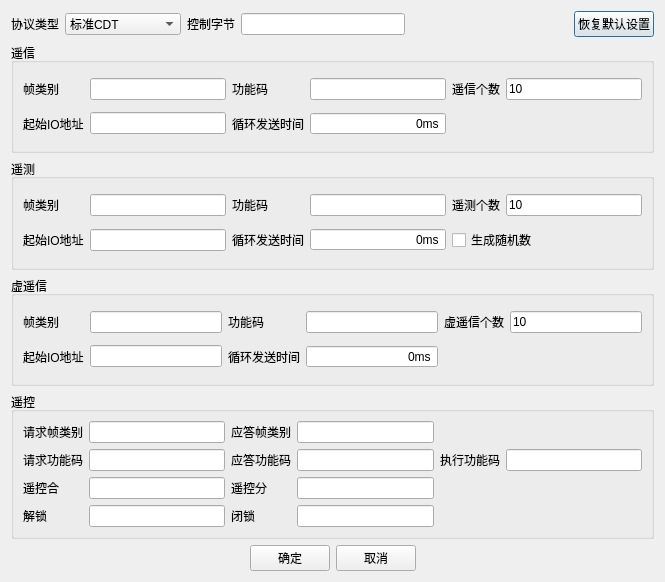
<?xml version="1.0" encoding="UTF-8"?>
<ui version="4.0">
 <class>CDTSettingDlg</class>
 <widget class="QDialog" name="CDTSettingDlg">
  <property name="geometry">
   <rect>
    <x>0</x>
    <y>0</y>
    <width>665</width>
    <height>582</height>
   </rect>
  </property>
  <property name="windowTitle">
   <string>设置对话框</string>
  </property>
  <layout class="QVBoxLayout" name="verticalLayout" stretch="0,1,1,1,1,0">
   <item>
    <layout class="QHBoxLayout" name="horizontalLayout">
     <item>
      <widget class="QLabel" name="txtProtocolType">
       <property name="text">
        <string>协议类型</string>
       </property>
      </widget>
     </item>
     <item>
      <widget class="QComboBox" name="cbbProtocol">
       <item>
        <property name="text">
         <string>标准CDT</string>
        </property>
       </item>
       <item>
        <property name="text">
         <string>共创交互式CDT</string>
        </property>
       </item>
       <item>
        <property name="text">
         <string>共创循环式CDT</string>
        </property>
       </item>
       <item>
        <property name="text">
         <string>优特CDT</string>
        </property>
       </item>
       <item>
        <property name="text">
         <string>南瑞CDT</string>
        </property>
       </item>
      </widget>
     </item>
     <item>
      <widget class="QLabel" name="label">
       <property name="text">
        <string>控制字节</string>
       </property>
      </widget>
     </item>
     <item>
      <widget class="QLineEdit" name="edControlType"/>
     </item>
     <item>
      <spacer name="horizontalSpacer_3">
       <property name="orientation">
        <enum>Qt::Horizontal</enum>
       </property>
       <property name="sizeHint" stdset="0">
        <size>
         <width>40</width>
         <height>20</height>
        </size>
       </property>
      </spacer>
     </item>
     <item>
      <widget class="QPushButton" name="btnReset">
       <property name="text">
        <string>恢复默认设置</string>
       </property>
      </widget>
     </item>
    </layout>
   </item>
   <item>
    <widget class="QGroupBox" name="groupBox">
     <property name="title">
      <string>遥信</string>
     </property>
     <layout class="QGridLayout" name="gridLayout">
      <item row="0" column="0">
       <widget class="QLabel" name="label_2">
        <property name="text">
         <string>帧类别</string>
        </property>
       </widget>
      </item>
      <item row="0" column="1">
       <widget class="QLineEdit" name="edYxType"/>
      </item>
      <item row="0" column="2">
       <widget class="QLabel" name="label_3">
        <property name="text">
         <string>功能码</string>
        </property>
       </widget>
      </item>
      <item row="0" column="3">
       <widget class="QLineEdit" name="edYxFuncode"/>
      </item>
      <item row="0" column="4">
       <widget class="QLabel" name="label_4">
        <property name="text">
         <string>遥信个数</string>
        </property>
       </widget>
      </item>
      <item row="0" column="5">
       <widget class="QLineEdit" name="edYxNum">
        <property name="text">
         <string>10</string>
        </property>
       </widget>
      </item>
      <item row="1" column="0">
       <widget class="QLabel" name="label_5">
        <property name="text">
         <string>起始IO地址</string>
        </property>
       </widget>
      </item>
      <item row="1" column="1">
       <widget class="QLineEdit" name="edYxStartIo"/>
      </item>
      <item row="1" column="2">
       <widget class="QLabel" name="label_19">
        <property name="text">
         <string>循环发送时间</string>
        </property>
       </widget>
      </item>
      <item row="1" column="3">
       <widget class="QSpinBox" name="edYxTime">
        <property name="alignment">
         <set>Qt::AlignRight|Qt::AlignTrailing|Qt::AlignVCenter</set>
        </property>
        <property name="buttonSymbols">
         <enum>QAbstractSpinBox::NoButtons</enum>
        </property>
        <property name="suffix">
         <string>ms</string>
        </property>
        <property name="maximum">
         <number>999999999</number>
        </property>
       </widget>
      </item>
     </layout>
    </widget>
   </item>
   <item>
    <widget class="QGroupBox" name="groupBox_2">
     <property name="title">
      <string>遥测</string>
     </property>
     <layout class="QGridLayout" name="gridLayout_2">
      <item row="0" column="0">
       <widget class="QLabel" name="label_6">
        <property name="text">
         <string>帧类别</string>
        </property>
       </widget>
      </item>
      <item row="0" column="1">
       <widget class="QLineEdit" name="edYcType"/>
      </item>
      <item row="0" column="2">
       <widget class="QLabel" name="label_8">
        <property name="text">
         <string>功能码</string>
        </property>
       </widget>
      </item>
      <item row="0" column="3">
       <widget class="QLineEdit" name="edYcFuncode"/>
      </item>
      <item row="0" column="4">
       <widget class="QLabel" name="label_9">
        <property name="text">
         <string>遥测个数</string>
        </property>
       </widget>
      </item>
      <item row="0" column="5">
       <widget class="QLineEdit" name="edYcNum">
        <property name="text">
         <string>10</string>
        </property>
       </widget>
      </item>
      <item row="1" column="0">
       <widget class="QLabel" name="label_7">
        <property name="text">
         <string>起始IO地址</string>
        </property>
       </widget>
      </item>
      <item row="1" column="1">
       <widget class="QLineEdit" name="edYcStartIo"/>
      </item>
      <item row="1" column="2">
       <widget class="QLabel" name="label_20">
        <property name="text">
         <string>循环发送时间</string>
        </property>
       </widget>
      </item>
      <item row="1" column="3">
       <widget class="QSpinBox" name="edYcTime">
        <property name="alignment">
         <set>Qt::AlignRight|Qt::AlignTrailing|Qt::AlignVCenter</set>
        </property>
        <property name="buttonSymbols">
         <enum>QAbstractSpinBox::NoButtons</enum>
        </property>
        <property name="suffix">
         <string>ms</string>
        </property>
        <property name="maximum">
         <number>999999999</number>
        </property>
       </widget>
      </item>
      <item row="1" column="4" colspan="2">
       <widget class="QCheckBox" name="cbRandom">
        <property name="text">
         <string>生成随机数</string>
        </property>
       </widget>
      </item>
     </layout>
    </widget>
   </item>
   <item>
    <widget class="QGroupBox" name="groupBox_4">
     <property name="title">
      <string>虚遥信</string>
     </property>
     <layout class="QGridLayout" name="gridLayout_4">
      <item row="0" column="0">
       <widget class="QLabel" name="label_15">
        <property name="text">
         <string>帧类别</string>
        </property>
       </widget>
      </item>
      <item row="0" column="1">
       <widget class="QLineEdit" name="edVYxType"/>
      </item>
      <item row="0" column="2">
       <widget class="QLabel" name="label_16">
        <property name="text">
         <string>功能码</string>
        </property>
       </widget>
      </item>
      <item row="0" column="3">
       <widget class="QLineEdit" name="edVYxFuncode"/>
      </item>
      <item row="0" column="4">
       <widget class="QLabel" name="label_17">
        <property name="text">
         <string>虚遥信个数</string>
        </property>
       </widget>
      </item>
      <item row="0" column="5">
       <widget class="QLineEdit" name="edVYxNum">
        <property name="text">
         <string>10</string>
        </property>
       </widget>
      </item>
      <item row="1" column="0">
       <widget class="QLabel" name="label_18">
        <property name="text">
         <string>起始IO地址</string>
        </property>
       </widget>
      </item>
      <item row="1" column="1">
       <widget class="QLineEdit" name="edVYxStartIo"/>
      </item>
      <item row="1" column="2">
       <widget class="QLabel" name="label_21">
        <property name="text">
         <string>循环发送时间</string>
        </property>
       </widget>
      </item>
      <item row="1" column="3">
       <widget class="QSpinBox" name="edVYxTime">
        <property name="alignment">
         <set>Qt::AlignRight|Qt::AlignTrailing|Qt::AlignVCenter</set>
        </property>
        <property name="buttonSymbols">
         <enum>QAbstractSpinBox::NoButtons</enum>
        </property>
        <property name="suffix">
         <string>ms</string>
        </property>
        <property name="maximum">
         <number>999999999</number>
        </property>
       </widget>
      </item>
     </layout>
    </widget>
   </item>
   <item>
    <widget class="QGroupBox" name="groupBox_3">
     <property name="title">
      <string>遥控</string>
     </property>
     <layout class="QGridLayout" name="gridLayout_3">
      <item row="0" column="2">
       <widget class="QLineEdit" name="edYkReqType"/>
      </item>
      <item row="2" column="3">
       <widget class="QLabel" name="label_12">
        <property name="text">
         <string>遥控分</string>
        </property>
       </widget>
      </item>
      <item row="1" column="2">
       <widget class="QLineEdit" name="edYkReqCode"/>
      </item>
      <item row="3" column="3">
       <widget class="QLabel" name="label_14">
        <property name="text">
         <string>闭锁</string>
        </property>
       </widget>
      </item>
      <item row="2" column="0">
       <widget class="QLabel" name="label_11">
        <property name="text">
         <string>遥控合</string>
        </property>
       </widget>
      </item>
      <item row="2" column="4">
       <widget class="QLineEdit" name="edYkOpen"/>
      </item>
      <item row="3" column="2">
       <widget class="QLineEdit" name="edYkUnlock"/>
      </item>
      <item row="0" column="4">
       <widget class="QLineEdit" name="edYkAckType"/>
      </item>
      <item row="3" column="0">
       <widget class="QLabel" name="label_13">
        <property name="text">
         <string>解锁</string>
        </property>
       </widget>
      </item>
      <item row="1" column="0">
       <widget class="QLabel" name="label_23">
        <property name="text">
         <string>请求功能码</string>
        </property>
       </widget>
      </item>
      <item row="0" column="0">
       <widget class="QLabel" name="label_10">
        <property name="text">
         <string>请求帧类别</string>
        </property>
       </widget>
      </item>
      <item row="0" column="3">
       <widget class="QLabel" name="label_22">
        <property name="text">
         <string>应答帧类别</string>
        </property>
       </widget>
      </item>
      <item row="2" column="2">
       <widget class="QLineEdit" name="edYkClose"/>
      </item>
      <item row="3" column="4">
       <widget class="QLineEdit" name="edYkLock"/>
      </item>
      <item row="1" column="4">
       <widget class="QLineEdit" name="edYkAckCode"/>
      </item>
      <item row="1" column="5">
       <widget class="QLabel" name="label_25">
        <property name="text">
         <string>执行功能码</string>
        </property>
       </widget>
      </item>
      <item row="1" column="3">
       <widget class="QLabel" name="label_24">
        <property name="text">
         <string>应答功能码</string>
        </property>
       </widget>
      </item>
      <item row="1" column="6">
       <widget class="QLineEdit" name="edYkExeCode"/>
      </item>
     </layout>
    </widget>
   </item>
   <item>
    <layout class="QHBoxLayout" name="horizontalLayout_2">
     <item>
      <spacer name="horizontalSpacer">
       <property name="orientation">
        <enum>Qt::Horizontal</enum>
       </property>
       <property name="sizeHint" stdset="0">
        <size>
         <width>40</width>
         <height>20</height>
        </size>
       </property>
      </spacer>
     </item>
     <item>
      <widget class="QPushButton" name="btnOk">
       <property name="text">
        <string>确定</string>
       </property>
      </widget>
     </item>
     <item>
      <widget class="QPushButton" name="btnCancel">
       <property name="text">
        <string>取消</string>
       </property>
      </widget>
     </item>
     <item>
      <spacer name="horizontalSpacer_2">
       <property name="orientation">
        <enum>Qt::Horizontal</enum>
       </property>
       <property name="sizeHint" stdset="0">
        <size>
         <width>40</width>
         <height>20</height>
        </size>
       </property>
      </spacer>
     </item>
    </layout>
   </item>
  </layout>
 </widget>
 <tabstops>
  <tabstop>cbbProtocol</tabstop>
  <tabstop>edControlType</tabstop>
  <tabstop>btnReset</tabstop>
  <tabstop>edYxType</tabstop>
  <tabstop>edYxFuncode</tabstop>
  <tabstop>edYxNum</tabstop>
  <tabstop>edYxStartIo</tabstop>
  <tabstop>edYxTime</tabstop>
  <tabstop>edYcType</tabstop>
  <tabstop>edYcFuncode</tabstop>
  <tabstop>edYcNum</tabstop>
  <tabstop>edYcStartIo</tabstop>
  <tabstop>edYcTime</tabstop>
  <tabstop>cbRandom</tabstop>
  <tabstop>edVYxType</tabstop>
  <tabstop>edVYxFuncode</tabstop>
  <tabstop>edVYxNum</tabstop>
  <tabstop>edVYxStartIo</tabstop>
  <tabstop>edVYxTime</tabstop>
  <tabstop>edYkReqType</tabstop>
  <tabstop>edYkAckType</tabstop>
  <tabstop>edYkReqCode</tabstop>
  <tabstop>edYkAckCode</tabstop>
  <tabstop>edYkExeCode</tabstop>
  <tabstop>edYkClose</tabstop>
  <tabstop>edYkOpen</tabstop>
  <tabstop>edYkUnlock</tabstop>
  <tabstop>edYkLock</tabstop>
  <tabstop>btnOk</tabstop>
  <tabstop>btnCancel</tabstop>
 </tabstops>
 <resources/>
 <connections/>
</ui>
